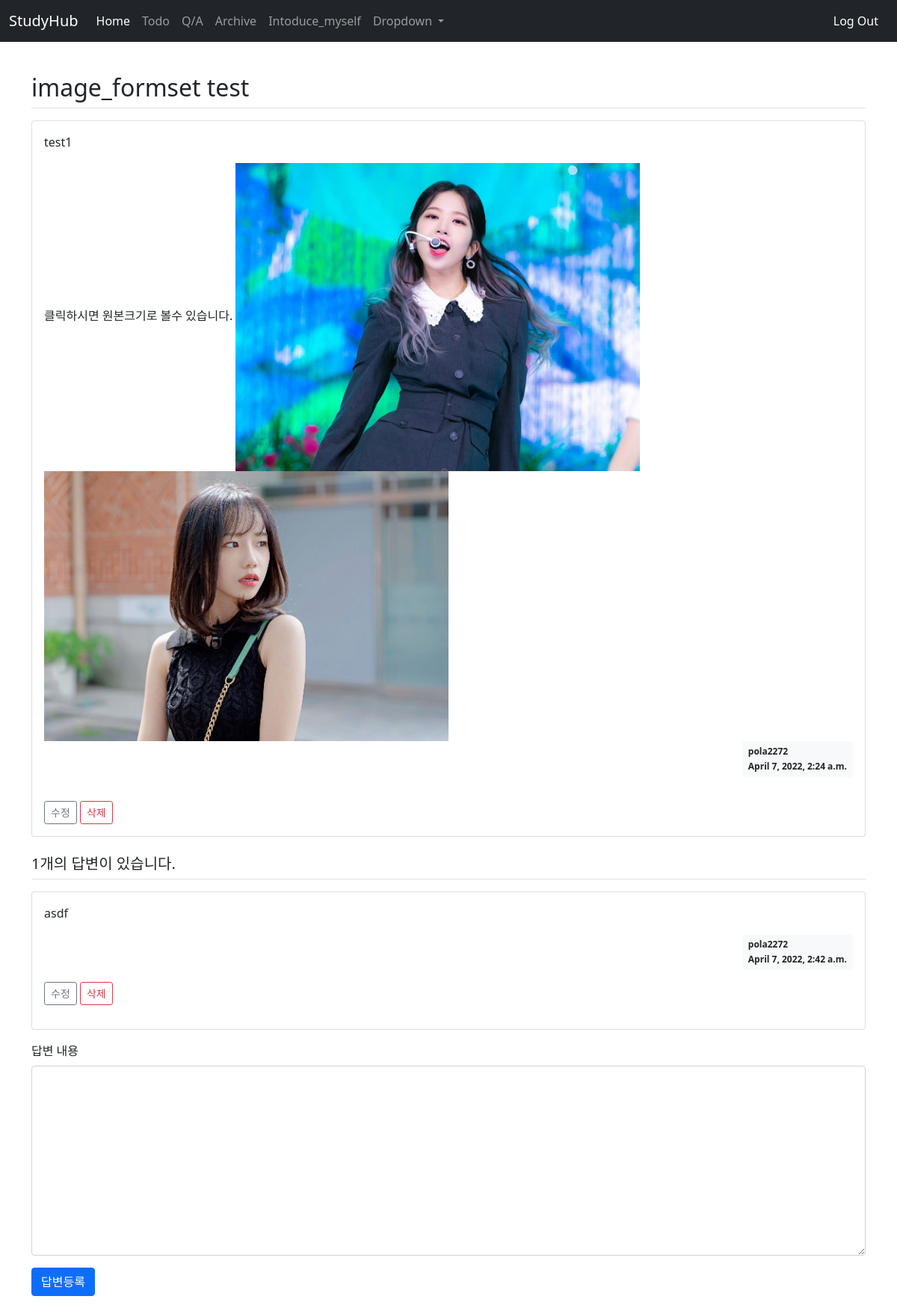
Screenshot of /board/308/ (signed in) with the database file from the repository.
### board/models.py (models this page shows, shortened)
class Question(models.Model):
    subject = models.CharField(max_length=200, verbose_name='질문제목')
    content = models.TextField(verbose_name='질문내용')
    create_date = models.DateTimeField(auto_now=True, verbose_name='작성일시')
    author = models.ForeignKey(User, on_delete=models.CASCADE)
    modify_date = models.DateTimeField(auto_now=True)

class Image(models.Model):
    question = models.ForeignKey(Question, on_delete=models.CASCADE, verbose_name='imagepost')
    image= models.ImageField(upload_to='board/images', verbose_name='photo', blank=True)

class Answer(models.Model):
    question = models.ForeignKey(Question, on_delete=models.CASCADE, verbose_name='답변제목')
    content = models.TextField(verbose_name='답변내용')
    create_date = models.DateTimeField(auto_now=True, verbose_name='작성일시')
    author = models.ForeignKey(User, on_delete=models.CASCADE)
    modify_date = models.DateTimeField(auto_now=True)

### board/views.py (the view)
# urls.py: path('<int:question_id>/', detail, name='detail'),
@login_required(login_url='common:login')
def detail(request, question_id):
    question = get_object_or_404(Question, pk=question_id)
    context = {'question': question}
    return render(request, 'board/question_detail.html', context)

### board/templatetags/board_filter.py (called while the page is built)
@register.filter
def mark(value):
    extensions = ["nl2br", "fenced_code"]
    return mark_safe(markdown.markdown(value, extensions=extensions))

### board/templates/board/question_detail.html (shortened to what this page needs)
{%extends 'base.html' %}
{% load board_filter %}
{% block content %}
<div class="container">
    <h2 class="border-bottom py-2">{{ question.subject }}</h2>
        <div class="card my-3">
            <div class="card-body">
                <div class="card-text">{{ question.content|mark }}
                {% if question.image_set.all %}
                클릭하시면 원본크기로 볼수 있습니다.
                {% for image in question.image_set.all %}
                <a href="{{ image.image.url }}">
                <img src="{{ image.image.url }}" style="max-width: 50%; height: auto;"  alt="reference_image"></a>
                {% endfor %}
                {% endif %}
                </div>
                <div class="d-flex justify-content-end">
                <div class="badge bg-light text-dark p-2 text-start">
                     <div class="mb-2">{{ question.author.username }}</div>
                     <div>{{ question.create_date }}</div>
                </div>
                </div>
            </div>
        <div class="my-3">
            {% if request.user == question.author %}
            <a href="{% url 'board:question_modify' question.id %}" class="btn btn-sm btn-outline-secondary ms-3">수정</a>
            <a class="btn btn-sm btn-outline-danger" href="{% url 'board:question_delete' question.id %}" role="button">삭제</a>
            {% endif %}
        </div>
</div>
    <h5 class="border-bottom my-3 py-2">{{question.answer_set.count }}개의 답변이 있습니다.</h5>
            {% for answer in question.answer_set.all %}
            <div class="card my-3">
                <div class="card-body">
                    <div class="card-text">{{ answer.content|mark }}</div>
                    <div class="d-flex justify-content-end">
                        <div class="badge bg-light text-dark p-2 text-start">
                            <div class="mb-2">{{ answer.author.username }}</div>
                            <div>{{ answer.create_date }}</div>
                        </div>
                    </div>
                    <div class="my-3">
                        {% if request.user == answer.author %}
                        <a href="{% url 'board:answer_modify' answer.id %}"
                        class="btn btn-sm btn-outline-secondary">수정</a>
                        <a class="btn btn-sm btn-outline-danger" href="{% url 'board:answer_delete' answer.id %}" role="button">삭제</a>
                        {% endif %}
                    </div>
                </div>
            </div>
            {% endfor %}
    <form action="{% url 'board:answer_create' question.id %}" method="post" class="my-3">
    <div class="form-group">
        <label for="content" class="form-label">답변 내용</label>
        <textarea {% if not user.is_authenticated %}disabled{% endif %}
        name="content" id="content" class="form-control" rows="10"></textarea>
    </div>
    <input type="submit" value="답변등록" class="btn btn-primary pull-right mt-3">
    </form>
</div>
{% endblock %}

### rows the page displays
Question: subject "image_formset test", content|mark "test1", author.username "pola2272", create_date "April 7, 2022, 2:24 a.m.", answer_set.count "1"
Image: image (picture)
Image: image (picture)
Answer: content|mark "asdf", author.username "pola2272", create_date "April 7, 2022, 2:42 a.m.", shows "수정"
